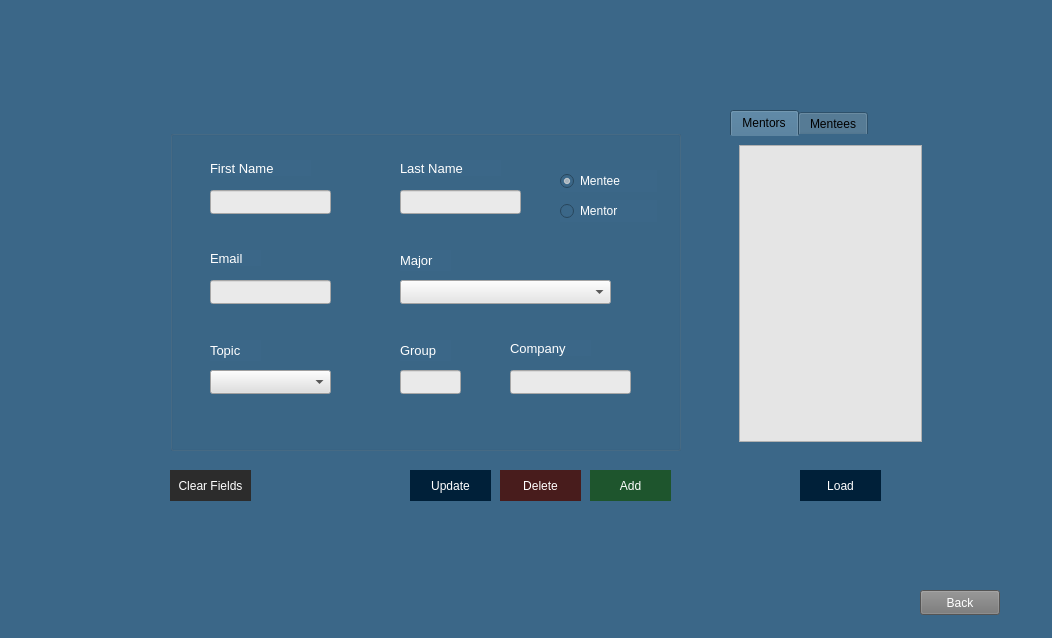
<?xml version="1.0" encoding="UTF-8"?>
<ui version="4.0">
 <class>Participant</class>
 <widget class="QDialog" name="Participant">
  <property name="geometry">
   <rect>
    <x>0</x>
    <y>0</y>
    <width>1052</width>
    <height>638</height>
   </rect>
  </property>
  <property name="windowTitle">
   <string>Participants</string>
  </property>
  <property name="windowIcon">
   <iconset resource="resources.qrc">
    <normaloff>:/images/images/home.svg</normaloff>:/images/images/home.svg</iconset>
  </property>
  <property name="styleSheet">
   <string notr="true">background-color: rgb(59, 103, 136);</string>
  </property>
  <widget class="QPushButton" name="clear_lines">
   <property name="geometry">
    <rect>
     <x>170</x>
     <y>470</y>
     <width>81</width>
     <height>31</height>
    </rect>
   </property>
   <property name="styleSheet">
    <string notr="true">color: rgb(255, 255, 255);
background-color: rgb(44, 44, 44);
border: none;
padding: 5px;</string>
   </property>
   <property name="text">
    <string>Clear Fields</string>
   </property>
  </widget>
  <widget class="QPushButton" name="load_participantList">
   <property name="geometry">
    <rect>
     <x>800</x>
     <y>470</y>
     <width>81</width>
     <height>31</height>
    </rect>
   </property>
   <property name="styleSheet">
    <string notr="true">color: rgb(255, 255, 255);
background-color: rgb(0, 32, 57);
border: none;
padding: 5px;</string>
   </property>
   <property name="text">
    <string>Load</string>
   </property>
  </widget>
  <widget class="QPushButton" name="update_participant_data">
   <property name="geometry">
    <rect>
     <x>410</x>
     <y>470</y>
     <width>81</width>
     <height>31</height>
    </rect>
   </property>
   <property name="styleSheet">
    <string notr="true">color: rgb(255, 255, 255);
background-color: rgb(0, 32, 57);
border: none;
padding: 5px;</string>
   </property>
   <property name="text">
    <string>Update</string>
   </property>
  </widget>
  <widget class="QPushButton" name="insert_participant">
   <property name="geometry">
    <rect>
     <x>590</x>
     <y>470</y>
     <width>81</width>
     <height>31</height>
    </rect>
   </property>
   <property name="styleSheet">
    <string notr="true">color: rgb(255, 255, 255);
background-color: rgb(30, 85, 45);
border: none;
padding: 5px;</string>
   </property>
   <property name="text">
    <string>Add</string>
   </property>
  </widget>
  <widget class="QTabWidget" name="tabWidget">
   <property name="geometry">
    <rect>
     <x>730</x>
     <y>110</y>
     <width>201</width>
     <height>341</height>
    </rect>
   </property>
   <property name="styleSheet">
    <string notr="true">border-color: rgb(17, 20, 63);
border-bottom-color: rgb(17, 20, 63);
border-right-color: rgb(17, 20, 63);
gridline-color: rgb(17, 20, 63);
color: rgb(0, 0, 0);</string>
   </property>
   <property name="currentIndex">
    <number>0</number>
   </property>
   <widget class="QWidget" name="tab_1">
    <attribute name="title">
     <string>Mentors</string>
    </attribute>
    <layout class="QVBoxLayout" name="verticalLayout">
     <item>
      <widget class="QListView" name="listView_mentors">
       <property name="styleSheet">
        <string notr="true">background-color: rgb(229, 229, 229);</string>
       </property>
      </widget>
     </item>
    </layout>
   </widget>
   <widget class="QWidget" name="tab_2">
    <attribute name="title">
     <string>Mentees</string>
    </attribute>
    <layout class="QVBoxLayout" name="verticalLayout_2">
     <item>
      <widget class="QListView" name="listView_mentees">
       <property name="styleSheet">
        <string notr="true">background-color: rgb(229, 229, 229);
color: rgb(0, 0, 0);</string>
       </property>
      </widget>
     </item>
    </layout>
   </widget>
  </widget>
  <widget class="QGroupBox" name="addParticipant_form">
   <property name="geometry">
    <rect>
     <x>170</x>
     <y>130</y>
     <width>511</width>
     <height>321</height>
    </rect>
   </property>
   <property name="title">
    <string/>
   </property>
   <widget class="QLabel" name="label_6">
    <property name="geometry">
     <rect>
      <x>40</x>
      <y>30</y>
      <width>101</width>
      <height>16</height>
     </rect>
    </property>
    <property name="font">
     <font>
      <pointsize>10</pointsize>
     </font>
    </property>
    <property name="styleSheet">
     <string notr="true">color: rgb(255, 255, 255);</string>
    </property>
    <property name="text">
     <string>First Name</string>
    </property>
   </widget>
   <widget class="QLineEdit" name="first_name">
    <property name="geometry">
     <rect>
      <x>40</x>
      <y>60</y>
      <width>121</width>
      <height>24</height>
     </rect>
    </property>
    <property name="styleSheet">
     <string notr="true">background-color: rgb(234, 234, 234);</string>
    </property>
   </widget>
   <widget class="QLabel" name="label_8">
    <property name="geometry">
     <rect>
      <x>230</x>
      <y>30</y>
      <width>101</width>
      <height>16</height>
     </rect>
    </property>
    <property name="font">
     <font>
      <pointsize>10</pointsize>
     </font>
    </property>
    <property name="styleSheet">
     <string notr="true">color: rgb(255, 255, 255);</string>
    </property>
    <property name="text">
     <string>Last Name</string>
    </property>
   </widget>
   <widget class="QLineEdit" name="last_name">
    <property name="geometry">
     <rect>
      <x>230</x>
      <y>60</y>
      <width>121</width>
      <height>24</height>
     </rect>
    </property>
    <property name="styleSheet">
     <string notr="true">background-color: rgb(234, 234, 234);</string>
    </property>
   </widget>
   <widget class="QLabel" name="label_7">
    <property name="geometry">
     <rect>
      <x>40</x>
      <y>120</y>
      <width>51</width>
      <height>16</height>
     </rect>
    </property>
    <property name="font">
     <font>
      <pointsize>10</pointsize>
     </font>
    </property>
    <property name="styleSheet">
     <string notr="true">color: rgb(255, 255, 255);</string>
    </property>
    <property name="text">
     <string>Email</string>
    </property>
   </widget>
   <widget class="QLineEdit" name="email">
    <property name="geometry">
     <rect>
      <x>40</x>
      <y>150</y>
      <width>121</width>
      <height>24</height>
     </rect>
    </property>
    <property name="styleSheet">
     <string notr="true">background-color: rgb(234, 234, 234);</string>
    </property>
   </widget>
   <widget class="QLabel" name="label_9">
    <property name="geometry">
     <rect>
      <x>230</x>
      <y>120</y>
      <width>51</width>
      <height>21</height>
     </rect>
    </property>
    <property name="font">
     <font>
      <pointsize>10</pointsize>
     </font>
    </property>
    <property name="styleSheet">
     <string notr="true">color: rgb(255, 255, 255);</string>
    </property>
    <property name="text">
     <string>Major</string>
    </property>
   </widget>
   <widget class="QComboBox" name="choose_major">
    <property name="geometry">
     <rect>
      <x>230</x>
      <y>150</y>
      <width>211</width>
      <height>24</height>
     </rect>
    </property>
    <property name="styleSheet">
     <string notr="true">background-color: rgb(230, 230, 230);
color: rgb(0, 0, 0);</string>
    </property>
    <item>
     <property name="text">
      <string/>
     </property>
    </item>
    <item>
     <property name="text">
      <string>Computer Information Systems</string>
     </property>
    </item>
    <item>
     <property name="text">
      <string>Computer Network Technology</string>
     </property>
    </item>
    <item>
     <property name="text">
      <string>Computer Science</string>
     </property>
    </item>
    <item>
     <property name="text">
      <string>Engeneering Science</string>
     </property>
    </item>
    <item>
     <property name="text">
      <string>Geographyc Information Science</string>
     </property>
    </item>
   </widget>
   <widget class="QLabel" name="label_10">
    <property name="geometry">
     <rect>
      <x>40</x>
      <y>210</y>
      <width>51</width>
      <height>21</height>
     </rect>
    </property>
    <property name="font">
     <font>
      <pointsize>10</pointsize>
     </font>
    </property>
    <property name="styleSheet">
     <string notr="true">color: rgb(255, 255, 255);</string>
    </property>
    <property name="text">
     <string>Topic</string>
    </property>
   </widget>
   <widget class="QComboBox" name="topic">
    <property name="geometry">
     <rect>
      <x>40</x>
      <y>240</y>
      <width>121</width>
      <height>24</height>
     </rect>
    </property>
    <property name="styleSheet">
     <string notr="true">color: rgb(0, 0, 0);
background-color: rgb(223, 223, 223);</string>
    </property>
    <item>
     <property name="text">
      <string/>
     </property>
    </item>
    <item>
     <property name="text">
      <string>Clean Water</string>
     </property>
    </item>
    <item>
     <property name="text">
      <string>Good Health </string>
     </property>
    </item>
    <item>
     <property name="text">
      <string>Green Consumption</string>
     </property>
    </item>
    <item>
     <property name="text">
      <string>Quality Education</string>
     </property>
    </item>
    <item>
     <property name="text">
      <string>Racial Justice</string>
     </property>
    </item>
    <item>
     <property name="text">
      <string>Zero Hunger</string>
     </property>
    </item>
   </widget>
   <widget class="QLabel" name="label_11">
    <property name="geometry">
     <rect>
      <x>230</x>
      <y>210</y>
      <width>51</width>
      <height>21</height>
     </rect>
    </property>
    <property name="font">
     <font>
      <pointsize>10</pointsize>
     </font>
    </property>
    <property name="styleSheet">
     <string notr="true">color: rgb(255, 255, 255);</string>
    </property>
    <property name="text">
     <string>Group</string>
    </property>
   </widget>
   <widget class="QLineEdit" name="group_id">
    <property name="geometry">
     <rect>
      <x>230</x>
      <y>240</y>
      <width>61</width>
      <height>24</height>
     </rect>
    </property>
    <property name="styleSheet">
     <string notr="true">background-color: rgb(234, 234, 234);</string>
    </property>
   </widget>
   <widget class="QRadioButton" name="mentor_role">
    <property name="geometry">
     <rect>
      <x>390</x>
      <y>70</y>
      <width>97</width>
      <height>22</height>
     </rect>
    </property>
    <property name="styleSheet">
     <string notr="true">color: rgb(255, 255, 255);</string>
    </property>
    <property name="text">
     <string>Mentor</string>
    </property>
   </widget>
   <widget class="QRadioButton" name="mentee_role">
    <property name="geometry">
     <rect>
      <x>390</x>
      <y>40</y>
      <width>97</width>
      <height>22</height>
     </rect>
    </property>
    <property name="styleSheet">
     <string notr="true">color: rgb(255, 255, 255);</string>
    </property>
    <property name="text">
     <string>Mentee</string>
    </property>
    <property name="checked">
     <bool>true</bool>
    </property>
   </widget>
   <widget class="QLabel" name="label_12">
    <property name="geometry">
     <rect>
      <x>340</x>
      <y>210</y>
      <width>81</width>
      <height>16</height>
     </rect>
    </property>
    <property name="font">
     <font>
      <pointsize>10</pointsize>
     </font>
    </property>
    <property name="styleSheet">
     <string notr="true">color: rgb(255, 255, 255);</string>
    </property>
    <property name="text">
     <string>Company</string>
    </property>
   </widget>
   <widget class="QLineEdit" name="company">
    <property name="geometry">
     <rect>
      <x>340</x>
      <y>240</y>
      <width>121</width>
      <height>24</height>
     </rect>
    </property>
    <property name="styleSheet">
     <string notr="true">background-color: rgb(234, 234, 234);</string>
    </property>
   </widget>
  </widget>
  <widget class="QPushButton" name="delete_selected">
   <property name="geometry">
    <rect>
     <x>500</x>
     <y>470</y>
     <width>81</width>
     <height>31</height>
    </rect>
   </property>
   <property name="styleSheet">
    <string notr="true">color: rgb(255, 255, 255);
background-color:  rgb(72, 28, 28);
border: none;
padding: 5px;</string>
   </property>
   <property name="text">
    <string>Delete</string>
   </property>
  </widget>
  <widget class="QPushButton" name="participantBack_button">
   <property name="geometry">
    <rect>
     <x>920</x>
     <y>590</y>
     <width>80</width>
     <height>25</height>
    </rect>
   </property>
   <property name="styleSheet">
    <string notr="true">color: rgb(255, 255, 255);
background-color: rgb(117, 117, 117);</string>
   </property>
   <property name="text">
    <string>Back</string>
   </property>
  </widget>
 </widget>
 <resources>
  <include location="resources.qrc"/>
 </resources>
 <connections/>
</ui>
